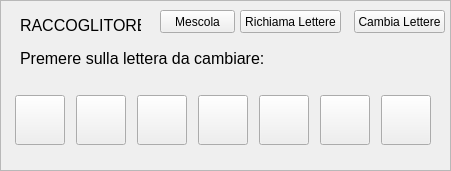
   <widget class="QFrame" name="fmRaccoglitore">
    <property name="geometry">
     <rect>
      <x>640</x>
      <y>530</y>
      <width>451</width>
      <height>171</height>
     </rect>
    </property>
    <property name="frameShape">
     <enum>QFrame::StyledPanel</enum>
    </property>
    <property name="frameShadow">
     <enum>QFrame::Raised</enum>
    </property>
    <widget class="QLabel" name="lbRc1">
     <property name="geometry">
      <rect>
       <x>20</x>
       <y>10</y>
       <width>121</width>
       <height>31</height>
      </rect>
     </property>
     <property name="font">
      <font>
       <pointsize>12</pointsize>
      </font>
     </property>
     <property name="text">
      <string>RACCOGLITORE</string>
     </property>
    </widget>
    <widget class="QPushButton" name="btMescola">
     <property name="geometry">
      <rect>
       <x>160</x>
       <y>10</y>
       <width>75</width>
       <height>23</height>
      </rect>
     </property>
     <property name="text">
      <string>Mescola</string>
     </property>
    </widget>
    <widget class="QPushButton" name="btRichiamaLettere">
     <property name="geometry">
      <rect>
       <x>240</x>
       <y>10</y>
       <width>101</width>
       <height>23</height>
      </rect>
     </property>
     <property name="text">
      <string>Richiama Lettere</string>
     </property>
    </widget>
    <widget class="QPushButton" name="btCambiaLettere">
     <property name="geometry">
      <rect>
       <x>354</x>
       <y>10</y>
       <width>91</width>
       <height>23</height>
      </rect>
     </property>
     <property name="text">
      <string>Cambia Lettere</string>
     </property>
    </widget>
    <widget class="QWidget" name="horizontalLayoutWidget">
     <property name="geometry">
      <rect>
       <x>10</x>
       <y>90</y>
       <width>431</width>
       <height>61</height>
      </rect>
     </property>
     <layout class="QHBoxLayout" name="horizontalLayout">
      <item>
       <widget class="QPushButton" name="btRc0">
        <property name="minimumSize">
         <size>
          <width>50</width>
          <height>50</height>
         </size>
        </property>
        <property name="maximumSize">
         <size>
          <width>50</width>
          <height>50</height>
         </size>
        </property>
        <property name="text">
         <string/>
        </property>
       </widget>
      </item>
      <item>
       <widget class="QPushButton" name="btRc1">
        <property name="minimumSize">
         <size>
          <width>50</width>
          <height>50</height>
         </size>
        </property>
        <property name="maximumSize">
         <size>
          <width>50</width>
          <height>50</height>
         </size>
        </property>
        <property name="text">
         <string/>
        </property>
       </widget>
      </item>
      <item>
       <widget class="QPushButton" name="btRc2">
        <property name="minimumSize">
         <size>
          <width>50</width>
          <height>50</height>
         </size>
        </property>
        <property name="maximumSize">
         <size>
          <width>50</width>
          <height>50</height>
         </size>
        </property>
        <property name="text">
         <string/>
        </property>
       </widget>
      </item>
      <item>
       <widget class="QPushButton" name="btRc3">
        <property name="minimumSize">
         <size>
          <width>50</width>
          <height>50</height>
         </size>
        </property>
        <property name="maximumSize">
         <size>
          <width>50</width>
          <height>50</height>
         </size>
        </property>
        <property name="text">
         <string/>
        </property>
       </widget>
      </item>
      <item>
       <widget class="QPushButton" name="btRc4">
        <property name="minimumSize">
         <size>
          <width>50</width>
          <height>50</height>
         </size>
        </property>
        <property name="maximumSize">
         <size>
          <width>50</width>
          <height>50</height>
         </size>
        </property>
        <property name="text">
         <string/>
        </property>
       </widget>
      </item>
      <item>
       <widget class="QPushButton" name="btRc5">
        <property name="minimumSize">
         <size>
          <width>50</width>
          <height>50</height>
         </size>
        </property>
        <property name="maximumSize">
         <size>
          <width>50</width>
          <height>50</height>
         </size>
        </property>
        <property name="text">
         <string/>
        </property>
       </widget>
      </item>
      <item>
       <widget class="QPushButton" name="btRc6">
        <property name="minimumSize">
         <size>
          <width>50</width>
          <height>50</height>
         </size>
        </property>
        <property name="maximumSize">
         <size>
          <width>50</width>
          <height>50</height>
         </size>
        </property>
        <property name="text">
         <string/>
        </property>
       </widget>
      </item>
     </layout>
    </widget>
    <widget class="QLabel" name="lbRc2">
     <property name="geometry">
      <rect>
       <x>20</x>
       <y>50</y>
       <width>371</width>
       <height>16</height>
      </rect>
     </property>
     <property name="font">
      <font>
       <pointsize>12</pointsize>
      </font>
     </property>
     <property name="text">
      <string>Premere sulla lettera da cambiare:</string>
     </property>
    </widget>
   </widget>
